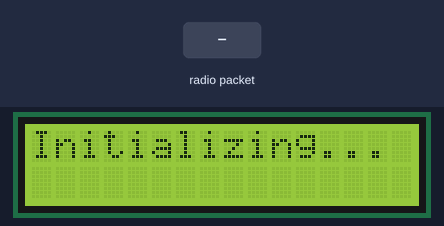
Recording of a sketch running on a simulated Arduino Uno, built with avr-gcc and run on an emulated ATmega328P. Shown: 16×2 character LCD. The test bench sets the inputs (shaded band). No radio packets arrive unless stated; what the sketch prints to the serial monitor is not drawn.

Above: at 0.1 s.
At 1.3 s:
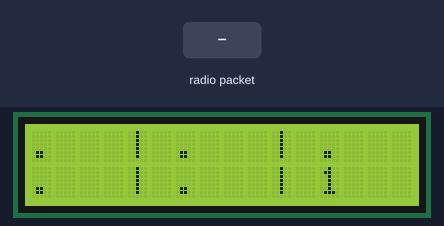
At 2.2 s:
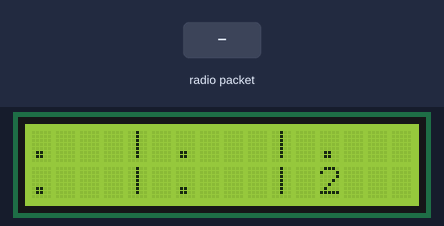
2.3 s: radio packet "1" arrives
Timing chart, 0 to 5.3 s (numbered marks = the images above; inputs shaded):
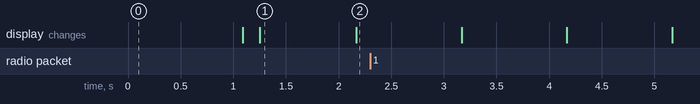

Measured:
- what the display in image 1 shows lasts 0.9 s, from 1.3 s to 2.2 s

The sketch:

L0_01.ino
```cpp
/*
 * // set the cursor to column 0, line 1
  // (note: line 1 is the second row, since counting begins with 0):
  lcd.setCursor(0, 1);
  // print the number of seconds since reset:
  lcd.print(millis() / 1000);
 */
 /*
 * Level 0 - 01/master node
 * Path to master : N/A
 * accept incoming from  02 and 03
 * Frame: [ message type (0 - control, 1 - data) | sender's address | previous sender's address | receiver's address | data_length | data ]
 */


#include <LiquidCrystal.h>
#include <SPI.h>
#include <LoRa.h>

// initialize the library by associating any needed LCD interface pin
// with the arduino pin number it is connected to
const int rs = 8, en = 7, d4 = 5, d5 = 4, d6 = 3, d7 = 2;
LiquidCrystal lcd(rs, en, d4, d5, d6, d7);


byte thisNode = 0x01;

byte node4 = 0x04;
byte node2 = 0x02;
byte node3 = 0x03;
byte node5 = 0x05;
byte node6 = 0x06;

String SenderNode = "";
String outgoing;              // outgoing message

byte msgCount = 0;            // count of outgoing messages

// Tracks the time since last event fired
unsigned long previousMillis=0;
unsigned long int previoussecs = 0;
unsigned long int currentsecs = 0;
unsigned long currentMillis = 0;
int interval= 1 ; // updated every 1 second
int Secs = 0;

String node2pot = ".";
String node3pot = ".";
String node4pot = ".";
String node5pot = ".";
String node6pot = ".";

void setup() {
  // set up the LCD's number of columns and rows:
  lcd.begin(16, 2);
  // Print a message to the LCD.
  lcd.print("Initializing...");
  delay(1000);
  lcd.clear();

  //init LoRa
  Serial.begin(9600);

  while (!Serial);
  Serial.println("LoRa Receiver");
  if (!LoRa.begin(433E6)) { // or 915E6
    Serial.println("Starting LoRa failed!");
    while (1);
  }
}

void loop() {
  currentMillis = millis();
   currentsecs = currentMillis / 1000;
    if ((unsigned long)(currentsecs - previoussecs) >= interval) {
     Secs = Secs + 1;
     Serial.println("***" + (String)Secs);
     if ( Secs >= 11 )
    {
      Secs = 0;
    }
    if ( (Secs >= 1) && (Secs <= 5) )
    {
      // transmit "node2"
      sendMessage(0, "node2", thisNode, node2);
    }

        if ( (Secs >= 6 ) && (Secs <= 10))
    {
      // transmit "node3"
      sendMessage(0, "node3", thisNode, node3);
    }

   previoussecs = currentsecs;
    }
  onReceiving(LoRa.parsePacket());
  lcdDisplay();
}


void onReceiving(int packetSize){
    if (packetSize == 0) return;          // if there's no packet, return

  // read packet header bytes:
  int type = LoRa.read();       // 0 - control signal and 1 - data signal
  int sAdd = LoRa.read();          // original sender's address
  byte prevSAdd = LoRa.read();            // sender's address
  byte rAdd = LoRa.read();     // incoming msg ID
  int incomingLength = LoRa.read();    // incoming msg length

  String incoming = "";

  while (LoRa.available()) {
    incoming += (char)LoRa.read();
  }
//  lcd.print(incoming);
//  Serial.println(incoming);
  if (incomingLength != incoming.length()) {   // check length for error
    Serial.println("error: message length does not match length");
  }

  else if (rAdd == thisNode && sAdd == node2 && type == 1){
    node2pot = incoming;
    Serial.println("Node2: "+ node2pot);
  }
  else if(rAdd == thisNode && sAdd == node3 && type == 1){
    node3pot = incoming;
    Serial.println("Node3: "+ node3pot);
  }
  else if(rAdd == thisNode && sAdd == node4 && type == 1 && prevSAdd == node2) {
    node4pot = incoming;
    Serial.println("Node4: "+ node4pot);
  }
  else if(rAdd == thisNode && sAdd == node5 && type == 1 && prevSAdd == node3) {
    node5pot = incoming;
    Serial.println("Node5: "+ node5pot);
  }
  else if(rAdd == thisNode && sAdd == node6 && type == 1 && prevSAdd == node3) {
    node6pot = incoming;
    Serial.println("Node6: "+ node6pot);
  }
  else {
    Serial.println("Error: Random message received:"+ incoming);
  }
}


void sendMessage(int type, String data, byte snAdd, byte rcAdd){
  LoRa.beginPacket();
  LoRa.write(type);   // type of signal
  LoRa.write(snAdd); // original sender's address
  LoRa.write(thisNode); // latest sender's address
  LoRa.write(rcAdd); // receiver's address
  LoRa.write(data.length());
  LoRa.print(data);
  LoRa.endPacket();
  delay(100);
 }

void lcdDisplay(){
  lcd.setCursor(0,0);
  lcd.print(node2pot);
  lcd.setCursor(3,0);
  lcd.print(" | ");
  lcd.print(node3pot);
  lcd.setCursor(9,0);
  lcd.print(" | ");
  lcd.print(node4pot);
  lcd.setCursor(15,0);
  lcd.print(" | ");
  lcd.setCursor(0,1);
  lcd.print(node5pot);
  lcd.setCursor(3,1);
  lcd.print(" | ");
  lcd.print(node6pot);
  lcd.setCursor(9,1);
  lcd.print(" | ");
  lcd.print((String)Secs);
}
```
